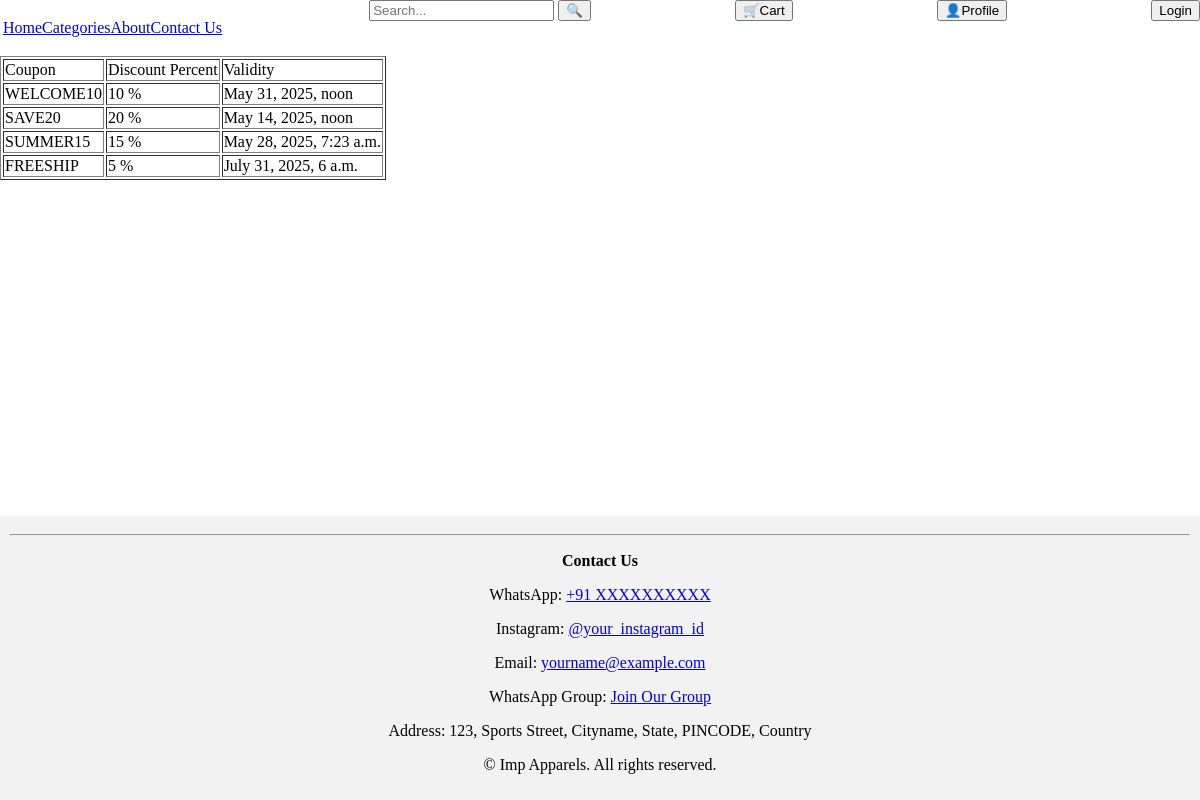
The app's page /coupon-list with its own data.
### cart/models.py (models this page shows, shortened)
class Coupon(models.Model):
    code = models.CharField(max_length=50, unique=True)
    discount = models.PositiveIntegerField(help_text="Discount percentage")
    active = models.BooleanField(default=True)
    valid_from = models.DateTimeField()
    valid_to = models.DateTimeField()
    one_time = models.BooleanField(default=False)

### user_profile/views.py (the view)
# urls.py: path('coupon-list',views.coupon_list_view,name='coupon-list')
def coupon_list_view(request):
    return render(request, 'coupons.html',{'coupons' : Coupon.objects.all()})

### user_profile/templates/coupons.html (shortened to what this page needs)
{% extends 'base.html' %}
{% block content %}
<table border="1px solid black">
    <tr>
        <td>Coupon</td>
        <td>Discount Percent</td>
        <td>Validity</td>
    </tr>
    {% for coupon in coupons %}
        <tr>
            <td>{{ coupon.code }}</td>
            <td>{{ coupon.discount }} %</td>
            <td>{{ coupon.valid_to }}</td>
        </tr>
    {% endfor %}
</table>
{% endblock content %}

### records on screen
Coupon: code "WELCOME10", discount "10", valid_to "May 31, 2025, noon"
Coupon: code "SAVE20", discount "20", valid_to "May 14, 2025, noon"
Coupon: code "SUMMER15", discount "15", valid_to "May 28, 2025, 7:23 a.m."
Coupon: code "FREESHIP", discount "5", valid_to "July 31, 2025, 6 a.m."
